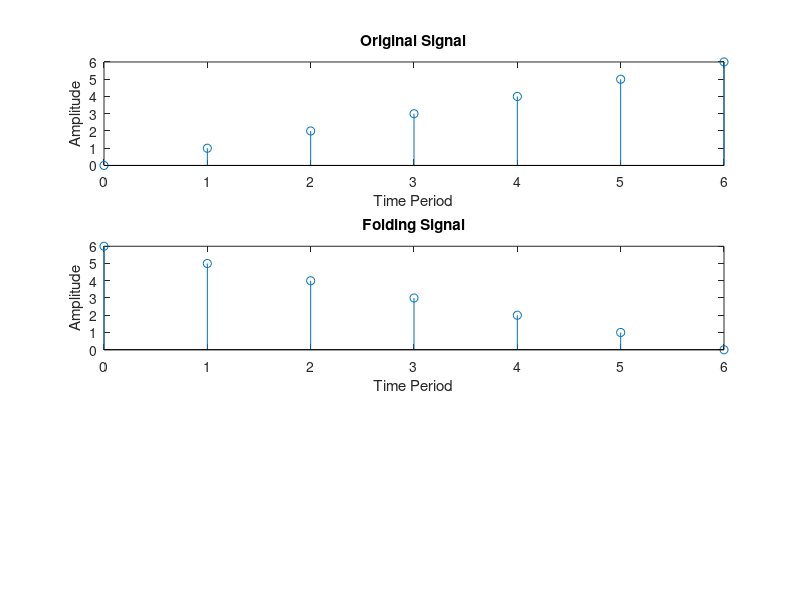

Here is the MATLAB script that generated this plot:
% 4. Folding of A Discrete Time Signal
clc
clear all

t = 0:1:6
x = [0 1 2 3 4 5 6];
subplot(3,1,1)
stem(t,x);
title('Original Signal');
xlabel('Time Period');
ylabel('Amplitude');

xFolding = fliplr(x);
subplot(3,1,2);
stem(t,xFolding);
title('Folding Signal');
xlabel('Time Period');
ylabel('Amplitude');
